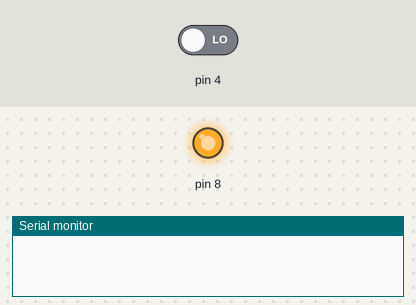
This sketch was run on a simulated Arduino Uno, built with avr-gcc and run on an emulated ATmega328P. Shown: output pins drawn as LEDs (lit = HIGH), the last lines printed to the serial monitor. The inputs (shaded band) are chosen by the test bench; at power-on: pin 4 LOW.

Above: at 1.2 s.
1.3 s: pin 4 driven HIGH
At 2.5 s:
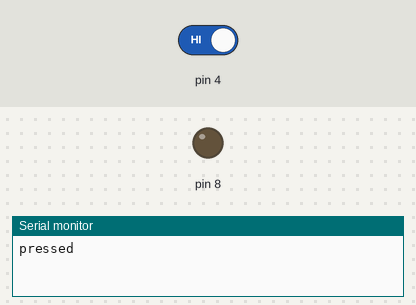
3.1 s: pin 4 driven LOW
At 3.9 s:
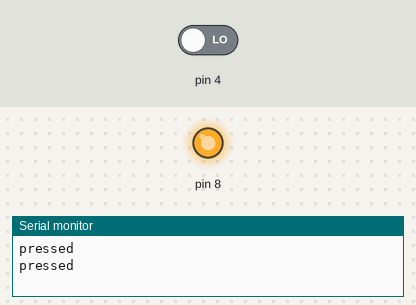
Timing chart, 0 to 6.1 s (numbered marks = the images above; inputs shaded):
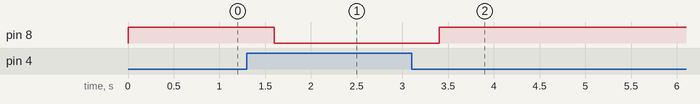

The sketch:

TouchSensor.ino
```cpp
int in = 4;
int out = 8;
int state = HIGH;
int r;
int currentState = LOW;
long time = 0;
long debounce = 200;
void setup()
{
    Serial.begin(9600);

  pinMode(4, INPUT);
  pinMode(8, OUTPUT);
}
void loop()
{

  r = digitalRead(4);

  if (r != currentState && millis() - time > debounce) {
     Serial.println("pressed");

    if (state == HIGH)
      state = LOW;
    else
      state = HIGH;
    time = millis();
    delay(300);
  }
  digitalWrite(8, state);
  currentState = r;
}
```

Measured:
- after the input at 1.3 s, pin 8: HIGH → LOW after 0.30 s
- after the input at 3.1 s, pin 8: LOW → HIGH after 0.30 s
